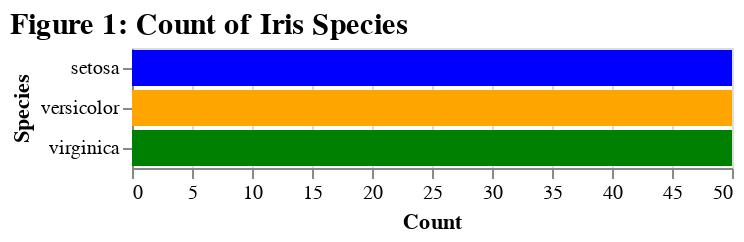

Source (notebook cell):
### Markdown cell above
### Bar Plot
Bar plot provides an overview of the count of each species.

### Code cell
import altair as alt

alt.Chart(X_train).mark_bar().encode(
    x = alt.X("count()").title("Count"),
    y = alt.Y("species").title("Species"),
    color = alt.Color(
        "species",
        scale=alt.Scale(
            domain=['setosa', 'versicolor', 'virginica'],
            range=['blue', 'orange', 'green'])
    ).legend(None)
).properties(
    title = alt.TitleParams(
        text = "Figure 1: Count of Iris Species",
        anchor = 'start',
        fontSize = 15
    )
)

### Figure 1 — Vega-Lite specification as saved in the notebook (floating-point values rounded to 4 significant figures; data arrays with more than 128 entries replaced by an {"elided": "..."} marker saying what was removed)
{"config": {"view": {"continuousWidth": 300, "continuousHeight": 300}}, "data": {"name": "data-3a191f69da972c40738d695fb9f41d2b"}, "mark": {"type": "bar"}, "encoding": {"color": {"field": "species", "legend": null, "scale": {"domain": ["setosa", "versicolor", "virginica"], "range": ["blue", "orange", "green"]}, "type": "nominal"}, "x": {"aggregate": "count", "title": "Count", "type": "quantitative"}, "y": {"field": "species", "title": "Species", "type": "nominal"}}, "title": {"text": "Figure 1: Count of Iris Species", "anchor": "start", "fontSize": 15}, "$schema": "https://vega.github.io/schema/vega-lite/v5.20.1.json", "datasets": {"data-3a191f69da972c40738d695fb9f41d2b": {"elided": "150 records"}}}
